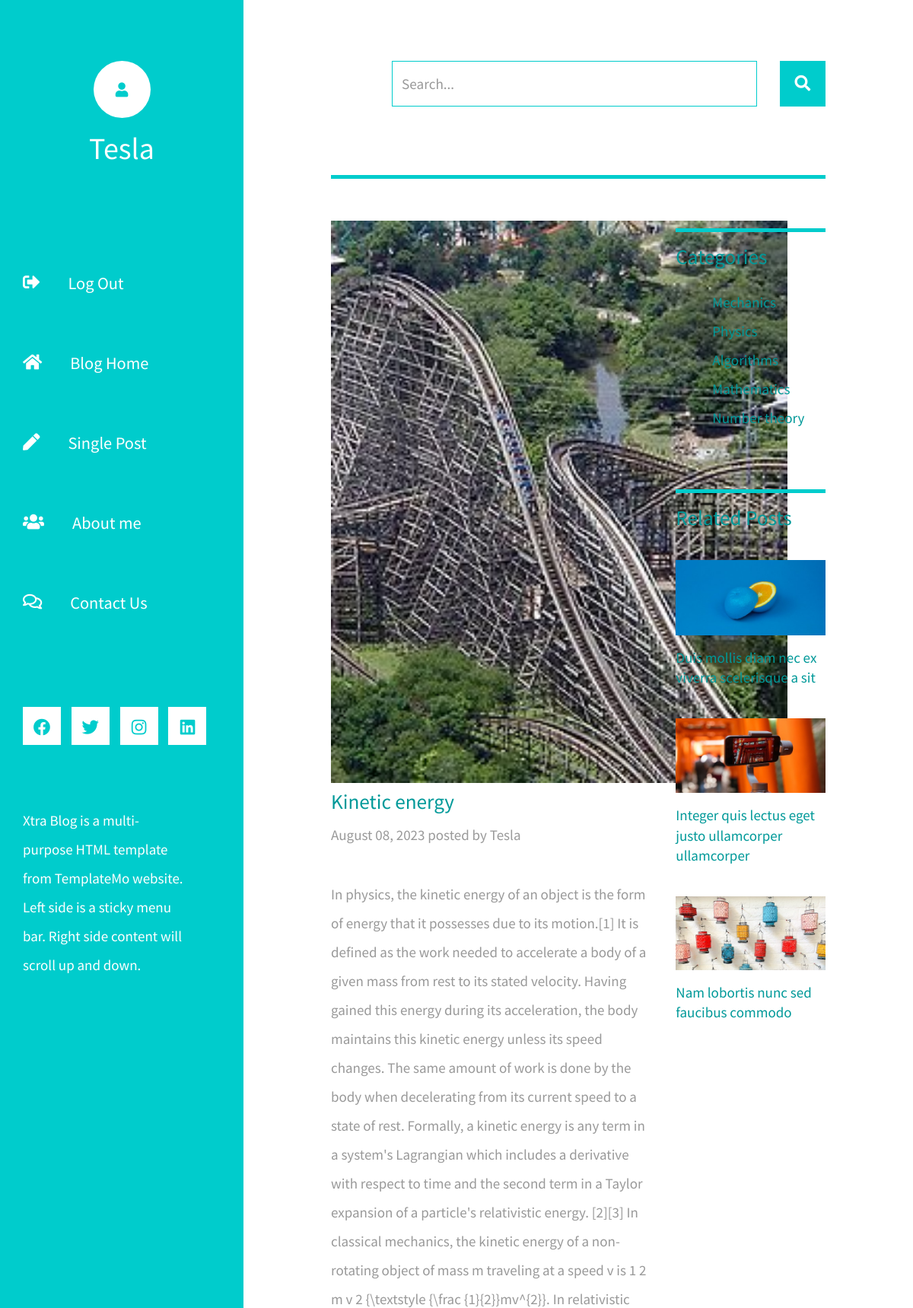
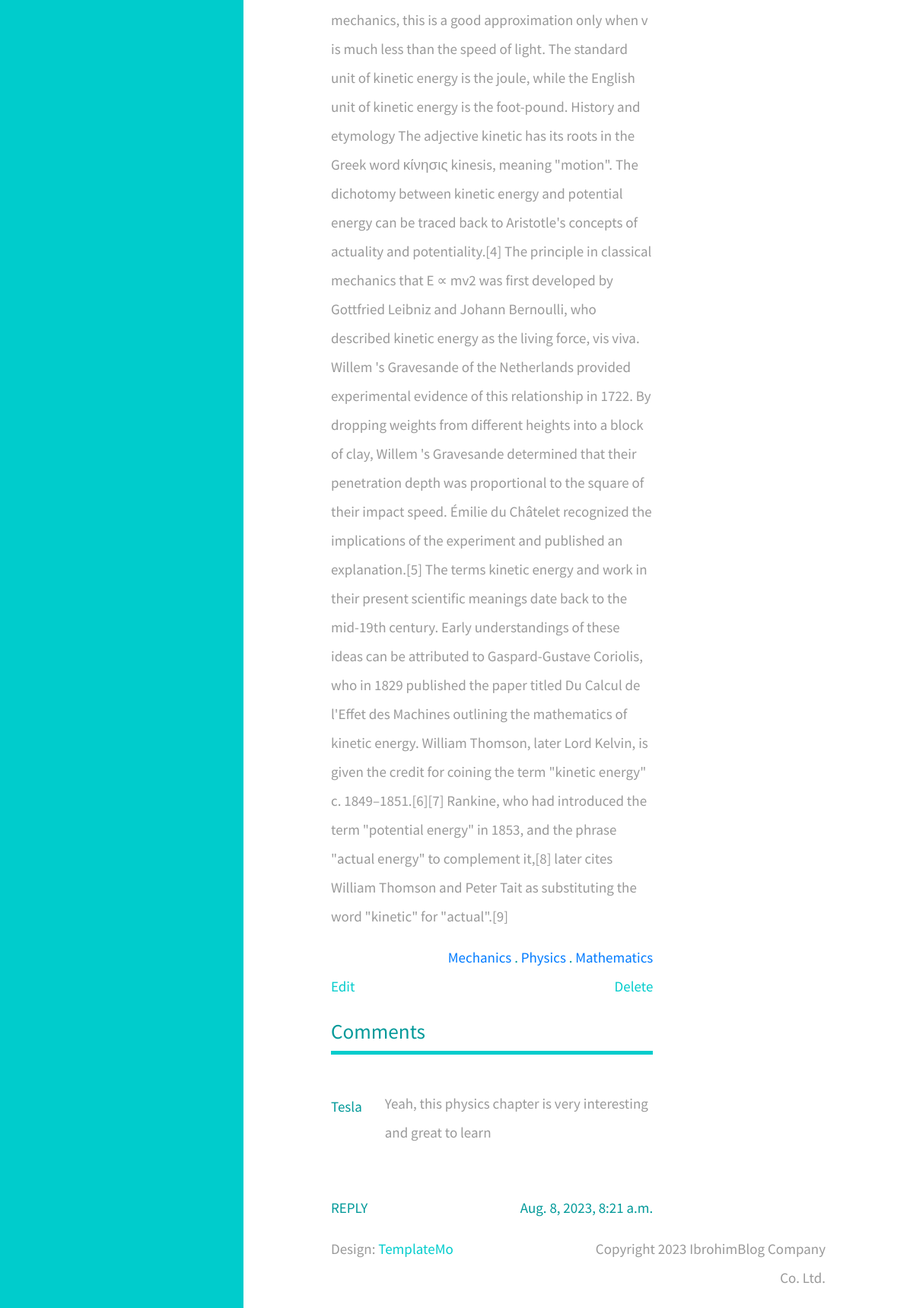
The page /article/16/ (signed in) on the database its author committed (2 pictures, top to bottom).
### blog_app/models.py (models this page shows, shortened)
class Article(models.Model):
    title = models.CharField(max_length = 100)
    description = models.TextField()
    author = models.ForeignKey(get_user_model(), on_delete = models.CASCADE)
    image = models.ImageField(upload_to = None)
    created_at = models.DateTimeField(auto_now_add = True)
    updated_at = models.DateTimeField(auto_now = True)
    tags = TaggableManager()
    class Meta:
        ordering = ('-created_at', )
    def display_tags(self):
        return ', '.join(list(self.tags.all().values_list('name', flat = True)))
    display_tags.short_description = 'Taglar'

class Comment(models.Model):
    article = models.ForeignKey(Article, on_delete = models.CASCADE)
    user = models.ForeignKey(get_user_model(), on_delete = models.CASCADE)
    answer = models.TextField()
    created_at = models.DateTimeField(auto_now_add = True)
    updated_at = models.DateTimeField(auto_now = True)
    parent = models.ForeignKey('self', on_delete = models.CASCADE, null = True, blank = True)
    class Meta:
        ordering = ['-updated_at']
    def children(self):
        return Comment.objects.filter(parent = self)

### blog_app/views.py (the view, shortened to what this page needs)
# urls.py: path('article/<int:id>/', views.articleDetailView, name = 'article_detail'),
@login_required(login_url = '/login/')
def articleDetailView(request, id):
    article = Article.objects.get(id = id)
    tags = Tag.objects.all()
    return render(request, 'post.html', {
        'article': article,
        'tags': tags,
    })

### templates/post.html (shortened to what this page needs)
{% load static %}
<!DOCTYPE html>
<html lang="en">
<head>
	<link rel="stylesheet" href="{% static 'fontawesome/css/all.min.css' %}">
    <link href="{% static 'css/bootstrap.min.css' %}" rel="stylesheet">
    <link href="{% static 'css/templatemo-xtra-blog.css' %}" rel="stylesheet">
</head>
<body>
	<header class="tm-header" id="tm-header">
        <div class="tm-header-wrapper">
            <div class="tm-site-header">
                <div class="mb-3 mx-auto tm-site-logo"><i class="fa fa-user"></i></div>
                <h1 class="text-center">{% if request.user.is_authenticated %}{{ user.get_username }}{% else %}Anonymous{% endif %}</h1>
            </div>
            <nav class="tm-nav" id="tm-nav">
                <ul>
                    {% if user.is_authenticated %}
                        <li class = 'tm-nav-item'>
                            <a href="{% url 'logout' %}" class='tm-nav-link'><i class="fas fa-sign-out-alt"></i>Log Out</a>
                        </li>
                    {% else %}
                        <li class = 'tm-nav-item'>
                            <a href="{% url 'login' %}" class='tm-nav-link'><i class="fas fa-sign-in-alt"></i>Log In</a>
                        </li>
                    {% endif %}
                    <li class="tm-nav-item">
                        <a href="{% url 'index' %}" class="tm-nav-link"><i class="fas fa-home"></i>Blog Home</a>
                    </li>
                    <li class="tm-nav-item"><a href="{% url 'article_create' %}" class="tm-nav-link">
                        <i class="fas fa-pen"></i>
                        Single Post
                    </a></li>
                    <li class="tm-nav-item"><a href="{% url 'about' %}" class="tm-nav-link">
                        <i class="fas fa-users"></i>
                        About me
                    </a></li>
                    <li class="tm-nav-item"><a href="{% url 'contact' %}" class="tm-nav-link">
                        <i class="far fa-comments"></i>
                        Contact Us
                    </a></li>
                </ul>
            </nav>
            <div class="tm-mb-65">
                <a href="https://www.facebook.com/profile.php?id=100083927093174" class="tm-social-link">
                    <i class="fab fa-facebook tm-social-icon"></i>
                </a>
                <a href="https://twitter.com" class="tm-social-link">
                    <i class="fab fa-twitter tm-social-icon"></i>
                </a>
                <a href="https://instagram.com" class="tm-social-link">
                    <i class="fab fa-instagram tm-social-icon"></i>
                </a>
                <a href="https://www.linkedin.com/in/ibrohim-ahmadjonov-536642236/" class="tm-social-link">
                    <i class="fab fa-linkedin tm-social-icon"></i>
                </a>
            </div>
            <p class="tm-mb-80 pr-5 text-white">
                Xtra Blog is a multi-purpose HTML template from TemplateMo website. Left side is a sticky menu bar. Right side content will scroll up and down.
            </p>
        </div>
    </header>
    <div class="container-fluid">
        <main class="tm-main">
            <div class="row tm-row">
                <div class="col-12">
                    <form method="GET" class="form-inline tm-mb-80 tm-search-form">
                        <input class="form-control tm-search-input" name="query" type="text" placeholder="Search..." aria-label="Search">
                        <button class="tm-search-button" type="submit">
                            <i class="fas fa-search tm-search-icon" aria-hidden="true"></i>
                        </button>
                    </form>
                </div>
            </div>
            <div class="row tm-row">
                <div class="col-12">
                    <hr class="tm-hr-primary tm-mb-55">
                </div>
            </div>
            <div class="row tm-row">
                <div class="col-lg-8 tm-post-col">
                    <div class="tm-post-full">
                        <div class="mb-4">
                            <img src="{{ article.image.url }}" alt="Image" style = 'width: 600px;'>
                            <h2 class="pt-2 tm-color-primary tm-post-title">{{ article.title }}</h2>
                            <p class="tm-mb-40">{{ article.updated_at|date:"F m, Y" }} posted by {{ article.author.username }}</p>
                            <p>{{ article.description }}</p>
                            <span class="d-block text-right tm-color-primary">
                                {% for tag in article.tags.all %}
                                    <a href="{% url 'tag' tag %}">{{ tag|capfirst }}</a>
                                    {% if not forloop.last %}. {% endif %}
                                {% endfor %}
                            </span>
                            {% if article.author == request.user %}
                                <div class = 'row'>
                                    <div class = 'col-6'>
                                        <a href="{% url 'article_update' article.id %}" style = 'color: #0CC'>Edit</a>
                                    </div>
                                    <div class = 'col-6'>
                                        <a href="{% url 'article_delete' article.id %}" style = 'color: #0CC; float: right'>Delete</a>
                                    </div>
                                </div>
                            {% endif %}
                        </div>
                        <div>
                            <h2 class="tm-color-primary tm-post-title">Comments</h2>
                            <hr class="tm-hr-primary tm-mb-45">
                            {% block comment %}
                                {% if article.comment_set.all %}
                                    {% for comment in article.comment_set.all %}
                                        {% if not comment.parent %}
                                            <div class="tm-comment tm-mb-45">
                                                <div class="tm-comment">
                                                    <figure class="tm-comment-figure">
                                                        <figcaption class="tm-color-primary text-center">{{ comment.user }}</figcaption>
                                                    </figure>
                                                    <p>{{ comment.answer }}</p>
                                                </div>
                                            </div>
                                            <p>
                                                <div class="d-flex justify-content-between">
                                                    <a href="{% url 'reply' comment.id %}" class = 'tm-color-primary'>REPLY</a>
                                                    <span class="d-block text-right tm-color-primary">{{ comment.updated_at }}</span>
                                            </div>
                                            </p>
                                        {% endif %}
                                    {% endfor %}
                                {% endif %}
                            {% endblock %}
                        </div>
                    </div>
                </div>
                <aside class="col-lg-4 tm-aside-col">
                    <div class="tm-post-sidebar">
                        <hr class="mb-3 tm-hr-primary">
                        <h2 class="mb-4 tm-post-title tm-color-primary">Categories</h2>
                        <ul class="tm-mb-75 pl-5 tm-category-list">
                            {% for tag in tags %}
                                <li><a href="{% url 'tag' tag %}" class="tm-color-primary">{{ tag|capfirst }}</a></li>
                            {% endfor %}
                        </ul>
                        <hr class="mb-3 tm-hr-primary">
                        <h2 class="tm-mb-40 tm-post-title tm-color-primary">Related Posts</h2>
                        <a href="#" class="d-block tm-mb-40">
                            <figure>
                                <img src="img/img-02.jpg" alt="Image" class="mb-3 img-fluid">
                                <figcaption class="tm-color-primary">Duis mollis diam nec ex viverra scelerisque a sit</figcaption>
                            </figure>
                        </a>
                        <a href="#" class="d-block tm-mb-40">
                            <figure>
                                <img src="img/img-05.jpg" alt="Image" class="mb-3 img-fluid">
                                <figcaption class="tm-color-primary">Integer quis lectus eget justo ullamcorper ullamcorper</figcaption>
                            </figure>
                        </a>
                        <a href="#" class="d-block tm-mb-40">
                            <figure>
                                <img src="img/img-06.jpg" alt="Image" class="mb-3 img-fluid">
                                <figcaption class="tm-color-primary">Nam lobortis nunc sed faucibus commodo</figcaption>
                            </figure>
                        </a>
                    </div>
                </aside>
            </div>
            <footer class="row tm-row">
                <div class="col-md-6 col-12 tm-color-gray">
                    Design: <a rel="nofollow" target="_parent" href="https://templatemo.com" class="tm-external-link">TemplateMo</a>
                </div>
                <div class="col-md-6 col-12 tm-color-gray tm-copyright">
                    Copyright 2023 IbrohimBlog Company Co. Ltd.
                </div>
            </footer>
        </main>
    </div>
</body>
</html>

### static/css/templatemo-xtra-blog.css (style rules this page uses)
html { overflow-x: hidden; }
body { margin: 0; padding: 0; font-family: 'Source Sans Pro', sans-serif; font-size: 19px; line-height: 2em; overflow-x: hidden; }
p, span { color: #999; }
hr { border-top-color: #CCC; margin-top: 10px; margin-bottom: 10px; }
.form-control::placeholder { color: #999; }
.tm-header { background-color: #0CC; color: white; position: fixed; top: 0; left: 0; bottom: 0; z-index: 100; width: 400px; overflow-y: visible; }
.tm-header-wrapper { overflow-y: scroll; scrollbar-width: none; -ms-overflow-style: none; padding: 30px; width: 100%; height: 100%; }
.tm-site-header { margin-top: 50px; margin-bottom: 115px; }
.tm-site-logo { width: 75px; height: 75px; border-radius: 50%; background-color: white; display: flex; align-items: center; justify-content: center; }
.tm-site-logo i { color: #0CC; }
.tm-main { margin-left: 400px; padding: 80px 100px 25px; }
.tm-row { max-width: 980px; justify-content: space-between; }
.tm-nav { margin-bottom: 100px; }
.tm-nav-item { list-style: none; margin-bottom: 30px; }
.tm-nav-link { color: white; background-color: transparent; height: 75px; width: 100%; max-width: 300px; display: flex; align-items: center; font-size: 1.4rem; padding: 30px; }
.tm-nav ul { position: relative; }
.tm-nav-link i { margin-right: 37px; }
ul { margin: 0; padding: 0; }
.tm-nav { margin-left: -30px; }
.tm-social-link { display: inline-block; background-color: white; font-size: 1.4rem; width: 50px; height: 50px; text-align: center; padding-top: 8px; margin-right: 15px; margin-bottom: 15px; }
.tm-social-icon { color: #0CC; transition: all 0.3s ease; }
.tm-search-form { display: flex; align-items: center; justify-content: flex-end; }
.form-inline .form-control.tm-search-input { display: block; height: 60px; width: 480px; margin-right: 30px; border-radius: 0; border-color: #0CC; font-size: 1.2rem; }
.tm-search-button { width: 60px; height: 60px; border: none; background-color: #0CC; transition: all 0.3s ease; }
.tm-search-icon { color: white; font-size: 1.3rem; }
.tm-post-title { font-size: 1.7rem; transition: all 0.3s ease; }
.tm-external-link { color: #0CC; }
.tm-copyright { text-align: right; }
hr.tm-hr-primary { border-top: 5px solid #0CC; }
.tm-comment { display: flex; align-items: flex-start; }
.tm-comment-figure { margin-top: 10px; margin-right: 30px; }
.form-control { height: 45px; border-color: #0CC; border-radius: 0; }
.tm-category-list { list-style-type: none; }
figure { margin: 0; }
figcaption { line-height: 1.4; }
.tm-post-full { max-width: 600px; }
.tm-post-sidebar { max-width: 280px; margin-left: auto; margin-right: 0; }
.tm-mb-40 { margin-bottom: 40px; }
.tm-mb-45 { margin-bottom: 45px; }
.tm-mb-55 { margin-bottom: 55px; }
.tm-mb-65 { margin-bottom: 65px; }
.tm-mb-75 { margin-bottom: 75px; }
.tm-mb-80 { margin-bottom: 80px; }
.tm-color-primary, span.tm-color-primary { color: #099; }
a.tm-color-gray, .tm-color-gray { color: #999; }
@media (max-width: 1540px) { .tm-header { width: 320px; } }
@media (max-width: 1540px) { .tm-main { margin-left: 320px; width: calc(100% - 320px); } }
@media (max-width: 1288px) { .tm-social-link { margin-right: 10px; } }

### rows shown on the page
Article: image (picture), title "Kinetic energy", updated_at "August 08, 2023", author.username "Tesla", description "In physics, the kinetic energy of an object is the form of energy that it possesses due to its motion.[1] It is defined as the work needed to accelerate a body of a given mass from rest to its stated velocity. Having gained this energy during its acceleration, the body maintains this kinetic energy unless its speed changes. The same amount of work is done by the body when decelerating from its current speed to a state of rest. Formally, a kinetic energy is any term in a system's Lagrangian which includes a derivative with respect to time and the second term in a Taylor expansion of a particle's relativistic energy. [2][3] In classical mechanics, the kinetic energy of a non-rotating object…"
Tag: name "Mechanics"
Tag: name "Physics"
Tag: name "Mathematics"
Comment: user "Tesla", answer "Yeah, this physics chapter is very interesting and great to learn", updated_at "Aug. 8, 2023, 8:21 a.m."
Tag: name "Algorithms"
Tag: name "Number theory"

### other values the page prints
{{ user.get_username }} "Tesla"
